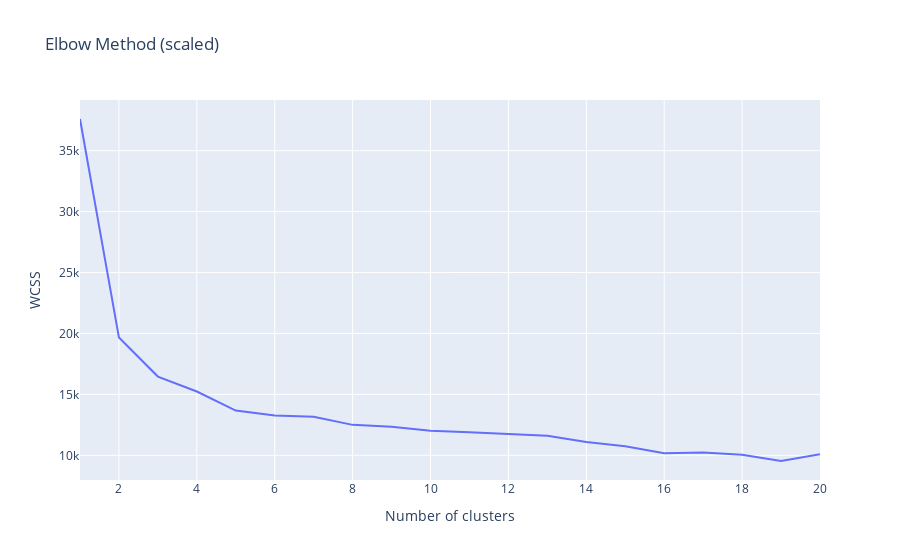

Here is the notebook cell this chart was saved with:
### Code cell
# elbow method (scaled)
from sklearn.preprocessing import StandardScaler
scaler = StandardScaler()
X_scaled = scaler.fit_transform(X)
wcss_scaled = []

for i in range(1,21):
    kmeans = KMeans(n_clusters=i)
    kmeans.fit(X_scaled)
    wcss_scaled.append(kmeans.inertia_)
px.line(x=range(1,21), y=wcss_scaled, title='Elbow Method (scaled)', labels={'x':'Number of clusters', 'y':'WCSS'}).show()

### Figure 1 — Plotly figure (JSON) as saved in the notebook; plotly's stock layout.template omitted (floating-point values rounded to 4 significant figures)
{"data": [{"hovertemplate": "Number of clusters=%{x}<br>WCSS=%{y}<extra></extra>", "legendgroup": "", "line": {"color": "#636efa", "dash": "solid"}, "marker": {"symbol": "circle"}, "mode": "lines", "name": "", "orientation": "v", "showlegend": false, "type": "scatter", "x": [1, 2, 3, 4, 5, 6, 7, 8, 9, 10, 11, 12, 13, 14, 15, 16, 17, 18, 19, 20], "xaxis": "x", "y": [37600.0, 19660.0, 16460.0, 15240.0, 13670.0, 13270.0, 13170.0, 12500.0, 12350.0, 12010.0, 11880.0, 11730.0, 11600.0, 11090.0, 10740.0, 10160.0, 10220.0, 10040.0, 9533.0, 10090.0], "yaxis": "y"}], "layout": {"legend": {"tracegroupgap": 0}, "title": {"text": "Elbow Method (scaled)"}, "xaxis": {"anchor": "y", "domain": [0, 1], "title": {"text": "Number of clusters"}}, "yaxis": {"anchor": "x", "domain": [0, 1], "title": {"text": "WCSS"}}}}
